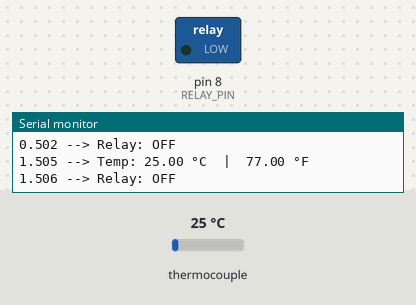
Bench run of a sketch on a simulated Arduino Uno, built with avr-gcc and run on an emulated ATmega328P. On the bench: switched loads named in the sketch (green lamp = pin HIGH), the last lines printed to the serial monitor. The inputs (shaded band) are chosen by the test bench; at power-on: thermocouple 25 °C.

Above: at 1.7 s.
1.8 s: thermocouple set to 33 °C
At 3.7 s:
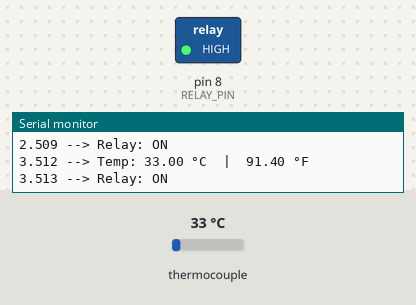
4.0 s: thermocouple set to 6 °C
At 5.5 s:
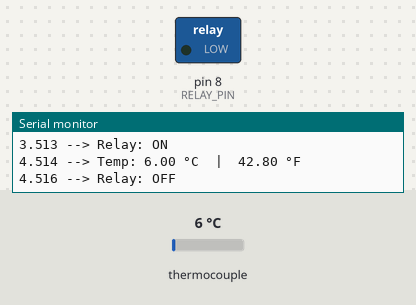
6.0 s: thermocouple set to 75 °C
At 7.3 s:
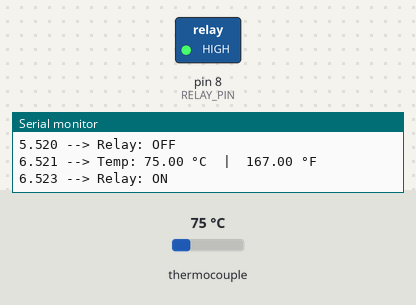
Timing chart, 0 to 9.0 s (numbered marks = the images above; inputs shaded):
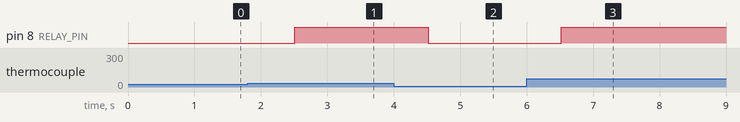

Measured:
- the behaviour switches between 29 and 30 °C on thermocouple (found by bisection; images 0 and 1)
- after the input at 1.8 s, pin 8 (RELAY_PIN): LOW → HIGH after 0.71 s
- after the input at 4.0 s, pin 8 (RELAY_PIN): HIGH → LOW after 0.52 s
- after the input at 6.0 s, pin 8 (RELAY_PIN): LOW → HIGH after 0.52 s

The sketch:

Arduino_Uno_with_max6675.ino
```cpp
#include <max6675.h>
//
// MAX6675 pins
#define SCK_PIN  9
#define CS_PIN   6
#define SO_PIN   7

// Relay pin
#define RELAY_PIN 8

// Temperature threshold (°C) - CHANGE THIS to your desired trigger temp
#define TEMP_THRESHOLD 30.0

MAX6675 thermocouple(SCK_PIN, CS_PIN, SO_PIN);

void setup() {
  Serial.begin(9600);
  pinMode(RELAY_PIN, OUTPUT);
  digitalWrite(RELAY_PIN, LOW); // Relay OFF at start

  Serial.println("MAX6675 + Relay Ready");
  Serial.print("Threshold set to: ");
  Serial.print(TEMP_THRESHOLD);
  Serial.println(" °C");
  delay(500);
}

void loop() {
  float tempC = thermocouple.readCelsius();
  float tempF = thermocouple.readFahrenheit();

  // Check for sensor error
  if (isnan(tempC)) {
    Serial.println("Thermocouple ERROR! Check wiring.");
    digitalWrite(RELAY_PIN, LOW); // Safety: turn OFF relay
    delay(1000);
    return;
  }

  // Print temperature
  Serial.print(millis() / 1000.0, 3);
  Serial.print(" --> Temp: ");
  Serial.print(tempC);
  Serial.print(" °C  |  ");
  Serial.print(tempF);
  Serial.println(" °F");

  // Relay control
  if (tempC >= TEMP_THRESHOLD) {
    digitalWrite(RELAY_PIN, HIGH); // Relay ON
    Serial.print(millis() / 1000.0, 3);
    Serial.println(" --> Relay: ON");
  } else {
    digitalWrite(RELAY_PIN, LOW);  // Relay OFF
    Serial.print(millis() / 1000.0, 3);
    Serial.println(" --> Relay: OFF");
  }

  delay(1000);
}
```
